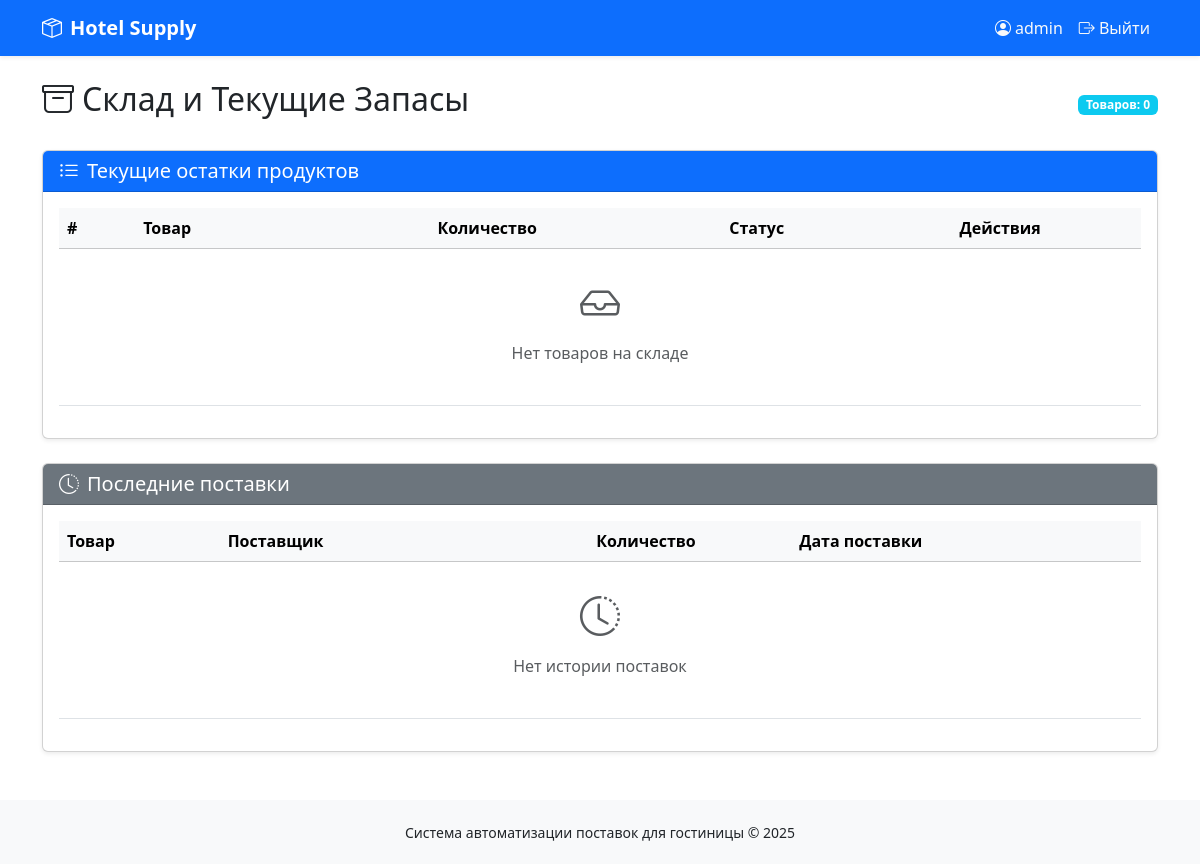
The app's page /sklad/ (signed in), older data.
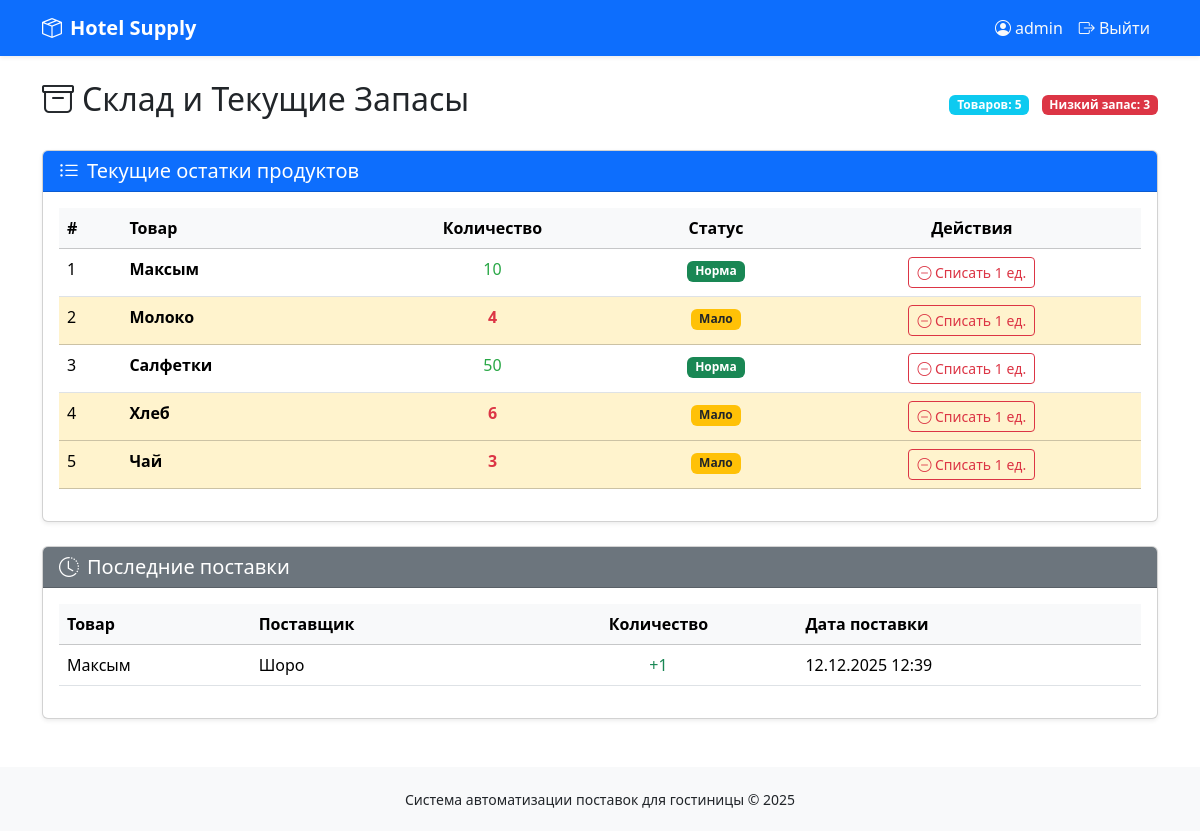
The same page, newer data.
### inventory/models.py (models this page shows, shortened)
class Product(models.Model):
    name = models.CharField(max_length=255)
    quantity = models.IntegerField(default=0)
    class Meta:
        verbose_name = 'Товар'
        verbose_name_plural = 'Товары'

class Supply(models.Model):
    product = models.ForeignKey(Product, on_delete=models.CASCADE, verbose_name='Товар')
    supplier = models.ForeignKey(Supplier, on_delete=models.CASCADE, verbose_name='Поставщик')
    quantity = models.IntegerField(verbose_name='Количество')
    date = models.DateTimeField(auto_now_add=True, verbose_name='Дата поставки')
    created_by = models.ForeignKey(User, on_delete=models.SET_NULL, null=True, blank=True,
                                   verbose_name='Оформил')
    class Meta:
        ordering = ['-date']
        verbose_name = 'Поставка'
        verbose_name_plural = 'Поставки'

class Supplier(models.Model):
    name = models.CharField(max_length=255)
    phone = models.CharField(max_length=50, blank=True, null=True)
    address = models.TextField(blank=True, null=True)
    class Meta:
        verbose_name = 'Поставщик'
        verbose_name_plural = 'Поставщики'

### accounts/decorators.py (the view, shortened to what this page needs)
        def wrapper_func(request, *args, **kwargs):
            if not request.user.is_authenticated:
                messages.error(request, "Требуется авторизация")
                return redirect('login')
            if request.user.is_superuser:
                return view_func(request, *args, **kwargs)

### inventory/views.py (called while the page is built)
@login_required
@allowed_roles(['admin', 'manager', 'user'])
def sklad(request):
    products = Product.objects.all().order_by('name')
    recent_supplies = Supply.objects.all().order_by('-date')[:10]  # Последние 10 поставок
    low_stock = products.filter(quantity__lt=10)
    return render(request, "sklad.html", {
        "products": products,
        "recent_supplies": recent_supplies,
        "low_stock": low_stock,
        "low_threshold": 10
    })

### templates/sklad.html (shortened to what this page needs)
{% extends 'base.html' %}
{% block content %}
<div class="d-flex justify-content-between align-items-center mb-4">
    <h1 class="h2"><i class="bi bi-archive me-2"></i>Склад и Текущие Запасы</h1>
    <div>
        <span class="badge bg-info">Товаров: {{ products|length }}</span>
        {% if low_stock %}
            <span class="badge bg-danger ms-2">Низкий запас: {{ low_stock|length }}</span>
        {% endif %}
    </div>
</div>
<div class="card shadow-sm mb-4">
    <div class="card-header bg-primary text-white">
        <h5 class="mb-0"><i class="bi bi-list-ul me-2"></i>Текущие остатки продуктов</h5>
    </div>
    <div class="card-body">
        <div class="table-responsive">
            <table class="table table-hover">
                <thead class="table-light">
                    <tr>
                        <th>#</th>
                        <th>Товар</th>
                        <th class="text-center">Количество</th>
                        <th class="text-center">Статус</th>
                        <th class="text-center">Действия</th>
                    </tr>
                </thead>
                <tbody>
                    {% for product in products %}
                    <tr class="{% if product.quantity < low_threshold %}table-warning{% endif %}">
                        <td>{{ forloop.counter }}</td>
                        <td>
                            <strong>{{ product.name }}</strong>
                        </td>
                        <td class="text-center">
                            <span class="{% if product.quantity < low_threshold %}qty-low{% else %}qty-ok{% endif %}">
                                {{ product.quantity }}
                            </span>
                        </td>
                        <td class="text-center">
                            {% if product.quantity == 0 %}
                                <span class="badge bg-danger">Нет в наличии</span>
                            {% elif product.quantity < low_threshold %}
                                <span class="badge bg-warning text-dark">Мало</span>
                            {% else %}
                                <span class="badge bg-success">Норма</span>
                            {% endif %}
                        </td>
                        <td class="text-center">
                            {% if user.is_authenticated and user.groups.all.0.name in 'admin,manager' or user.is_superuser %}
                                <form method="POST" action="{% url 'decrease_product' product.id %}" class="d-inline">
                                    <button type="submit" class="btn btn-sm btn-outline-danger"
                                            {% if product.quantity <= 0 %}disabled{% endif %}>
                                        <i class="bi bi-dash-circle"></i> Списать 1 ед.
                                    </button>
                                </form>
                            {% else %}
                                <span class="text-muted">Только для менеджеров</span>
                            {% endif %}
                        </td>
                    </tr>
                    {% empty %}
                    <tr>
                        <td colspan="5" class="text-center text-muted py-4">
                            <i class="bi bi-inbox fs-1"></i>
                            <p class="mt-2">Нет товаров на складе</p>
                        </td>
                    </tr>
                    {% endfor %}
                </tbody>
            </table>
        </div>
    </div>
</div>
<div class="card shadow-sm">
    <div class="card-header bg-secondary text-white">
        <h5 class="mb-0"><i class="bi bi-clock-history me-2"></i>Последние поставки</h5>
    </div>
    <div class="card-body">
        <div class="table-responsive">
            <table class="table table-hover">
                <thead class="table-light">
                    <tr>
                        <th>Товар</th>
                        <th>Поставщик</th>
                        <th class="text-center">Количество</th>
                        <th>Дата поставки</th>
                    </tr>
                </thead>
                <tbody>
                    {% for supply in recent_supplies %}
                    <tr>
                        <td>{{ supply.product.name }}</td>
                        <td>{{ supply.supplier.name }}</td>
                        <td class="text-center text-success">+{{ supply.quantity }}</td>
                        <td>{{ supply.date|date:"d.m.Y H:i" }}</td>
                    </tr>
                    {% empty %}
                    <tr>
                        <td colspan="4" class="text-center text-muted py-4">
                            <i class="bi bi-clock-history fs-1"></i>
                            <p class="mt-2">Нет истории поставок</p>
                        </td>
                    </tr>
                    {% endfor %}
                </tbody>
            </table>
        </div>
    </div>
</div>
{% endblock %}

### templates/base.html (shortened to what this page needs)
<!DOCTYPE html>
<html lang="ru">
<head>
    <link href="https://cdn.jsdelivr.net/npm/bootstrap@5.3.3/dist/css/bootstrap.min.css" rel="stylesheet">
    <link rel="stylesheet" href="https://cdn.jsdelivr.net/npm/bootstrap-icons@1.11.3/font/bootstrap-icons.min.css">
</head>
<body>
    <nav class="navbar navbar-expand-lg navbar-dark bg-primary shadow-sm">
        <div class="container">
            <a class="navbar-brand" href="{% url 'index' %}">
                <i class="bi bi-box-seam me-2"></i>Hotel Supply
            </a>
            <div class="navbar-nav ms-auto">
                {% if user.is_authenticated %}
                    <span class="nav-item nav-link text-light">
                        <i class="bi bi-person-circle me-1"></i>{{ user.username }}
                    </span>
                    <a class="nav-item nav-link text-light" href="{% url 'logout' %}">
                        <i class="bi bi-box-arrow-right"></i> Выйти
                    </a>
                {% endif %}
            </div>
        </div>
    </nav>
    <div class="container mt-4">
        {% block content %}{% endblock %}
    </div>
    <footer class="footer mt-5">
        <div class="container text-center">
            <small>Система автоматизации поставок для гостиницы &copy; {% now "Y" %}</small>
        </div>
    </footer>
</body>
</html>

### templates/base.html (style rules this page uses)
.navbar-brand { font-weight: bold; }
.footer { margin-top: 50px; padding: 20px; background-color: #f8f9fa; }
.qty-low { color: #dc3545; font-weight: bold; }
.qty-ok { color: #28a745; }

Row changes from the older to the newer data that the page shows:
added Product: name "Максым", quantity "10", shows "Норма"
added Product: name "Молоко", quantity "4", shows "Мало"
added Product: name "Салфетки", quantity "50", shows "Норма"
added Product: name "Хлеб", quantity "6", shows "Мало"
added Product: name "Чай", quantity "3", shows "Мало"
added Supply: product.name "Максым", supplier.name "Шоро", quantity "1", date "12.12.2025 12:39"
Text that changed along with them:
{{ products|length }}: "0" → "5"
{{ low_stock|length }}: (not shown) → "3"
text no longer shown: "Нет товаров на складе Нет истории поставок"
text now shown: "Низкий запас:"
